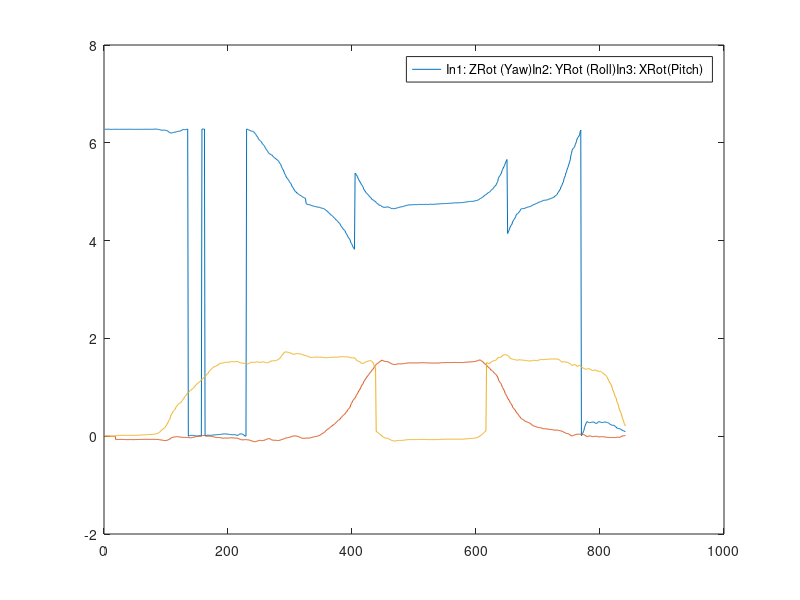

MATLAB code for this plot: (Note: this script raises an error after producing the figure.)
clc;close all;clear
load testData.mat

figure(1)
DATALOG1_REFORMATTED = deg2rad(DATALOG1);

% Of the form: Heading (yaw), roll, pitch

%YAW: [Z] angle between the magnetic north direction and the y-axis, around the z-axis
%PITCH: [X] Pitch, rotation around x-axis (-180 to 180), with positive values when the z-axis moves toward the y-axis.
%ROLL: Roll,[Y] rotation around the y-axis (-90 to 90) increasing as the device moves clockwise.

%newCoords = zeros(size(DATALOG1_REFORMATTED));
% 
%newCoords(:,1) = DATALOG1_REFORMATTED(:,3); %yaw
%newCoords(:,2) = DATALOG1_REFORMATTED(:,2); %roll
%newCoords(:,3) = DATALOG1_REFORMATTED(:,1); %pitch

x_0 = [0,0,0];
x1 = [0,0,1];
x2 = [0,1,0];
x3 = [1,0,0];

yawMat = @(yaw) [cos(yaw),-sin(yaw),0;
          sin(yaw), cos(yaw),0;
          0,0,1];
      
rollMat = @(roll) [cos(roll),0,sin(roll);
           0,1,0;
          -sin(roll),0, cos(roll)];
      
pitchMat = @(pitch)[1,0,0;
            0,cos(pitch),-sin(pitch);
            0,sin(pitch),cos(pitch)];
        
%                                 Z          Y           X
rotMat = @(yaw,roll,pitch) yawMat(yaw)*rollMat(roll)*pitchMat(pitch);

transform = @(vals) rotMat(vals(1),vals(2),vals(3));

plot(DATALOG1_REFORMATTED(:,1)) % Yaw (Z)
hold on
plot(DATALOG1_REFORMATTED(:,2)) % Roll (Y)
plot(DATALOG1_REFORMATTED(:,3)) % Pitch (X)

legend(["In1: ZRot (Yaw)","In2: YRot (Roll)","In3: XRot(Pitch)"])


figure(2)
for i = [1:size(newCoords,1)]
    curVals = newCoords(i,:);
    rotMat = transform(curVals);
    %rotMat = eul2rotm(curVals);
    
    rotated1 = x1*rotMat;
    rotated2 = x2*rotMat;
    rotated3 = x3*rotMat;
    
    result1 = [x_0;rotated1];
    result2 = [x_0;rotated2];
    result3 = [x_0;rotated3];
    plot3(result1(:,1),result1(:,2),result1(:,3),'.-r')
    hold on
    plot3(result2(:,1),result2(:,2),result2(:,3),'.-g')
    plot3(result3(:,1),result3(:,2),result3(:,3),'.-b')
    xlim([-1,1])
    ylim([-1,1])
    zlim([-1,1])
    xlabel("X Axis")
    ylabel("Y Axis")
    zlabel("Z Axis")
    drawnow
    
    
end